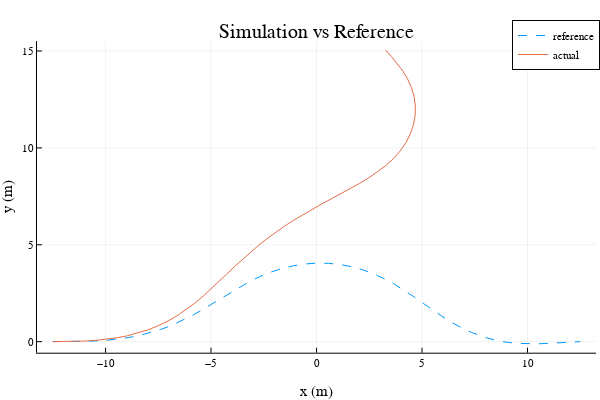

The notebook cell this image was saved under:
### Markdown cell above
We have computed an optimal trajectory $X_{ref}$ and $U_{ref}$ for a moose test trajectory offline using this `estimated_car_dynamics` function. Unfortunately, this is a highly approximate dynamics model, and when we run $U_{ref}$ on the car, we get a very different trajectory than we expect. This is caused by a significant sim to real gap. Here we will show what happens when we run these controls on the true dynamics:

### Code cell
function load_car_trajectory()
    # load in trajectory we computed offline 
    path = joinpath(@__DIR__, "utils","init_control_car_ilc.jld2")
    F = jldopen(path)
    Xref = F["X"]
    Uref = F["U"]
    close(F)
    return Xref, Uref
end
function true_car_dynamics(model::NamedTuple, x::Vector, u::Vector)::Vector
    # true car dynamics 
    px, py, θ, δ, v = x 
    a, δdot = u 
    
    # sluggish controls (not in the approximate version)
    a = 0.9*a - 0.1 
    δdot = 0.9*δdot - .1*δ + .1
    
    β = atan(model.lr * δ, model.L)
    s,c = sincos(θ + β)
    ω = v*cos(β)*tan(δ) / model.L
    
    vx = v*c 
    vy = v*s 
    
    xdot = [
        vx,
        vy,
        ω,
        δdot, 
        a
    ]
    
    return xdot 
end

@testset "sim to real gap" begin 
    # problem size 
    nx = 5
    nu = 2
    dt = 0.1
    tf = 5.0 
    t_vec = 0:dt:tf 
    N = length(t_vec)
    model = (L = 2.8, lr = 1.6)
    
    # optimal trajectory computed offline with approximate model 
    Xref, Uref = load_car_trajectory()
    
    # TODO: simulated Uref with the true car dynamics and store the states in Xsim
    Xsim = [zeros(nx) for i = 1:N]
    Xsim[1] = Xref[1]
    for i = 1:(N-1)
        Xsim[i+1] = rk4(model, true_car_dynamics, Xsim[i], Uref[i], dt)
    end

    
    # --------testing------------------
    @test norm(Xsim[1] - Xref[1]) == 0 
    @test norm(Xsim[end] - [3.26801052, 15.0590156, 2.0482790, 0.39056168, 4.5],Inf) < 1e-4
    
    # --------plotting/animation-------
    Xm= hcat(Xsim...)
    Xrefm = hcat(Xref...)
    plot(Xrefm[1,:], Xrefm[2,:], ls = :dash, label = "reference",
         xlabel = "x (m)", ylabel = "y (m)", title = "Simulation vs Reference")
    display(plot!(Xm[1,:], Xm[2,:], label = "actual"))
    
end

### Figure 1 — Plotly figure (JSON) as saved in the notebook; plotly's stock layout.template omitted (floating-point values rounded to 4 significant figures)
{"data": [{"colorbar": {"len": 0.8657, "title": "", "x": 0.9934, "y": 0.5087}, "legendgroup": "reference", "line": {"color": "rgba(0, 154, 250, 1.000)", "dash": "dash", "shape": "linear", "width": 1}, "mode": "lines", "name": "reference", "showlegend": true, "type": "scatter", "x": [-12.5, -12.0, -11.49, -10.98, -10.47, -9.956, -9.439, -8.922, -8.407, -7.895, -7.39, -6.894, -6.408, -5.934, -5.469, -5.012, -4.558, -4.102, -3.637, -3.161, -2.669, -2.161, -1.637, -1.1, -0.5515, 0.003451, 0.5605, 1.115, 1.661, 2.194, 2.712, 3.212, 3.693, 4.157, 4.607, 5.049, 5.489, 5.935, 6.391, 6.862, 7.348, 7.85, 8.364, 8.886, 9.413, 9.939, 10.46, 10.98, 11.49, 12.0, 12.5], "xaxis": "x", "y": [0, 0.0005113, 0.003828, 0.01382, 0.03476, 0.07113, 0.1274, 0.2078, 0.3161, 0.455, 0.6262, 0.8298, 1.065, 1.327, 1.612, 1.914, 2.224, 2.532, 2.831, 3.111, 3.366, 3.589, 3.774, 3.915, 4.009, 4.052, 4.043, 3.981, 3.868, 3.704, 3.495, 3.245, 2.962, 2.651, 2.322, 1.983, 1.644, 1.315, 1.005, 0.7232, 0.476, 0.2691, 0.1063, -0.01081, -0.08345, -0.1155, -0.1138, -0.088, -0.05029, -0.01533, 0], "yaxis": "y"}, {"colorbar": {"len": 0.8657, "title": "", "x": 0.9934, "y": 0.5087}, "legendgroup": "actual", "line": {"color": "rgba(227, 111, 71, 1.000)", "dash": "solid", "shape": "linear", "width": 1}, "mode": "lines", "name": "actual", "showlegend": true, "type": "scatter", "x": [-12.5, -12.0, -11.5, -10.99, -10.48, -9.976, -9.469, -8.966, -8.469, -7.98, -7.503, -7.041, -6.597, -6.171, -5.765, -5.376, -4.999, -4.631, -4.266, -3.899, -3.526, -3.146, -2.756, -2.356, -1.946, -1.526, -1.096, -0.6587, -0.2146, 0.2344, 0.686, 1.138, 1.588, 2.031, 2.464, 2.882, 3.276, 3.638, 3.96, 4.232, 4.446, 4.595, 4.675, 4.684, 4.624, 4.5, 4.32, 4.094, 3.836, 3.556, 3.268], "xaxis": "x", "y": [0, 0.002045, 0.01039, 0.02935, 0.0635, 0.1175, 0.1957, 0.3023, 0.4407, 0.6134, 0.8217, 1.066, 1.343, 1.652, 1.988, 2.345, 2.717, 3.097, 3.48, 3.862, 4.238, 4.605, 4.962, 5.306, 5.637, 5.954, 6.258, 6.549, 6.829, 7.099, 7.363, 7.625, 7.888, 8.16, 8.444, 8.749, 9.079, 9.441, 9.835, 10.26, 10.71, 11.19, 11.68, 12.16, 12.65, 13.11, 13.55, 13.96, 14.35, 14.71, 15.06], "yaxis": "y"}], "layout": {"annotations": [{"font": {"color": "rgba(0, 0, 0, 1.000)", "family": "sans-serif", "size": 20}, "rotation": 0, "showarrow": false, "text": "Simulation vs Reference", "x": 0.5275, "xanchor": "center", "xref": "paper", "y": 1, "yanchor": "top", "yref": "paper"}], "height": 400, "legend": {"bgcolor": "rgba(255, 255, 255, 1.000)", "bordercolor": "rgba(0, 0, 0, 1.000)", "borderwidth": 1, "font": {"color": "rgba(0, 0, 0, 1.000)", "family": "sans-serif", "size": 11}, "title": {"font": {"color": "rgba(0, 0, 0, 1.000)", "family": "sans-serif", "size": 15}, "text": ""}, "tracegroupgap": 0, "traceorder": "normal", "x": 1, "xanchor": "auto", "y": 1, "yanchor": "auto"}, "margin": {"b": 20, "l": 0, "r": 0, "t": 20}, "paper_bgcolor": "rgba(255, 255, 255, 1.000)", "plot_bgcolor": "rgba(255, 255, 255, 1.000)", "showlegend": true, "width": 600, "xaxis": {"anchor": "y", "domain": [0.06165, 0.9934], "gridcolor": "rgba(0, 0, 0, 0.100)", "gridwidth": 0.5, "linecolor": "rgba(0, 0, 0, 1.000)", "mirror": false, "range": [-13.25, 13.25], "showgrid": true, "showline": true, "showticklabels": true, "tickangle": 0, "tickcolor": "rgb(0, 0, 0)", "tickfont": {"color": "rgba(0, 0, 0, 1.000)", "family": "sans-serif", "size": 11}, "tickmode": "array", "ticks": "inside", "ticktext": ["−10", "−5", "0", "5", "10"], "tickvals": [-10, -5, 0, 5, 10], "title": "x (m)", "titlefont": {"color": "rgba(0, 0, 0, 1.000)", "family": "sans-serif", "size": 15}, "type": "-", "visible": true, "zeroline": false, "zerolinecolor": "rgba(0, 0, 0, 1.000)"}, "yaxis": {"anchor": "x", "domain": [0.07581, 0.9415], "gridcolor": "rgba(0, 0, 0, 0.100)", "gridwidth": 0.5, "linecolor": "rgba(0, 0, 0, 1.000)", "mirror": false, "range": [-0.5707, 15.51], "showgrid": true, "showline": true, "showticklabels": true, "tickangle": 0, "tickcolor": "rgb(0, 0, 0)", "tickfont": {"color": "rgba(0, 0, 0, 1.000)", "family": "sans-serif", "size": 11}, "tickmode": "array", "ticks": "inside", "ticktext": ["0", "5", "10", "15"], "tickvals": [0, 5, 10, 15], "title": "y (m)", "titlefont": {"color": "rgba(0, 0, 0, 1.000)", "family": "sans-serif", "size": 15}, "type": "-", "visible": true, "zeroline": false, "zerolinecolor": "rgba(0, 0, 0, 1.000)"}}}
